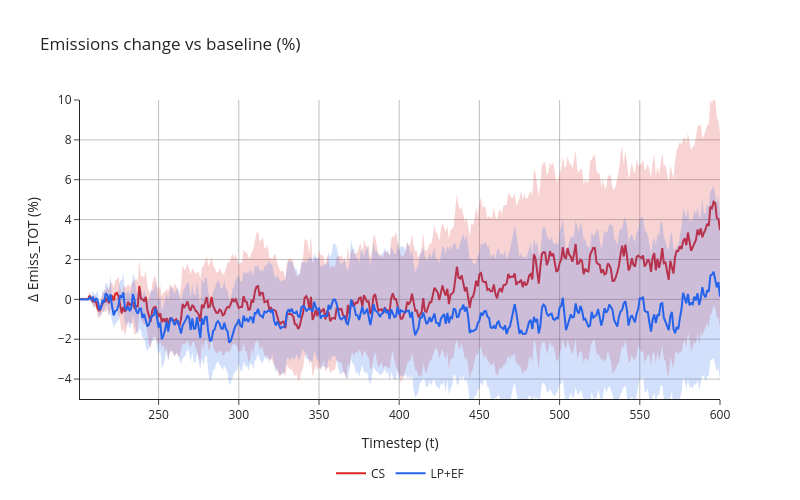

Here is the notebook cell this chart was saved with:
### Code cell
def build_emissions_change_figure(
    scenario_results,
    scenarios,
    baseline,
    line_colors,
    band_colors,
    t_min=200,
    title='Emissions change vs baseline (%)',
):
    fig = go.Figure()

    for scenario in scenarios:
        sc_df = scenario_results[scenario].loc[
            scenario_results[scenario]['region'] == 'macro', ['t', 'run', 'Emiss_TOT']
        ]
        bl_df = scenario_results[baseline].loc[
            scenario_results[baseline]['region'] == 'macro', ['t', 'run', 'Emiss_TOT']
        ]

        paired = sc_df.merge(bl_df, on=['t', 'run'], suffixes=('_sc', '_bl'))
        paired['diff_pct'] = (
            (paired['Emiss_TOT_bl'] - paired['Emiss_TOT_sc'])
            / paired['Emiss_TOT_sc'].abs()
            * 100
        )
        paired = paired[paired['t'] > t_min]

        diff_by_t = paired.groupby('t')['diff_pct']
        mean_diff = diff_by_t.mean()
        n = diff_by_t.count().replace(0, np.nan)
        std_diff = diff_by_t.std(ddof=1)
        ci95 = 1.96 * std_diff / np.sqrt(n)

        x = mean_diff.index.to_numpy()
        upper = (mean_diff + ci95).to_numpy()
        lower = (mean_diff - ci95).to_numpy()

        if scenario.endswith('2'):
            name = 'CS'
        elif scenario.endswith('3'):
            name = 'LP+EF'
        fig.add_trace(go.Scatter(
            x=x,
            y=mean_diff.to_numpy(),
            mode='lines',
            name=name,
            line=dict(color=line_colors[scenario], width=2),
        ))

        fig.add_trace(go.Scatter(
            x=np.concatenate([x, x[::-1]]),
            y=np.concatenate([upper, lower[::-1]]),
            fill='toself',
            fillcolor=band_colors[scenario],
            line=dict(width=0),
            hoverinfo='skip',
            showlegend=False,
            name=f'{scenario} 95% CI',
        ))

    fig.update_yaxes(range=[-5, 10], )

    fig.update_layout(
        width=800,
        height=500,
        title=title,
        xaxis_title='Timestep (t)',
        yaxis_title='Δ Emiss_TOT (%)',
        hovermode='x',
        plot_bgcolor=BG_COLOR,
        paper_bgcolor=BG_COLOR,
        xaxis=dict(showgrid=True, gridcolor=GRID_COLOR, zeroline=True, zerolinecolor=GRID_COLOR),
        yaxis=dict(showgrid=True, gridcolor=GRID_COLOR, zeroline=True, zerolinecolor=GRID_COLOR),
        template='simple_white',
        legend=dict(
            orientation='h',
            x=0.5,
            xanchor='center',
            y=-0.2,
            yanchor='top',
        ),
        margin=dict(b=90),
    )

    return fig

line_colors = {
    'hrhs_2': 'rgb(220, 38, 38)',
    'hrhs_3': 'rgb(37, 99, 235)',
}
band_colors = {
    'hrhs_2': 'rgba(220, 38, 38, 0.2)',
    'hrhs_3': 'rgba(37, 99, 235, 0.2)',
}

fig = build_emissions_change_figure(
    scenario_results=scenario_results,
    scenarios=['hrhs_2', 'hrhs_3'],
    baseline='hrhs_1',
    line_colors=line_colors,
    band_colors=band_colors,
    t_min=200,
    title='Emissions change vs baseline (%)',
)

fig.write_image(f"../figures/verification/Emissions_hrhs.pdf", scale=1)
fig.show()

### Figure 1 — Plotly figure (JSON) as saved in the notebook; plotly's stock layout.template omitted (floating-point values rounded to 4 significant figures; data arrays with more than 128 entries replaced by an {"elided": "..."} marker saying what was removed)
{"data": [{"line": {"color": "rgb(220, 38, 38)", "width": 2}, "mode": "lines", "name": "CS", "type": "scatter", "x": {"elided": "400 int values"}, "y": {"elided": "400 float values"}}, {"fill": "toself", "fillcolor": "rgba(220, 38, 38, 0.2)", "hoverinfo": "skip", "line": {"width": 0}, "name": "hrhs_2 95% CI", "showlegend": false, "type": "scatter", "x": {"elided": "800 int values"}, "y": {"elided": "800 float values"}}, {"line": {"color": "rgb(37, 99, 235)", "width": 2}, "mode": "lines", "name": "LP+EF", "type": "scatter", "x": {"elided": "400 int values"}, "y": {"elided": "400 float values"}}, {"fill": "toself", "fillcolor": "rgba(37, 99, 235, 0.2)", "hoverinfo": "skip", "line": {"width": 0}, "name": "hrhs_3 95% CI", "showlegend": false, "type": "scatter", "x": {"elided": "800 int values"}, "y": {"elided": "800 float values"}}], "layout": {"height": 500, "hovermode": "x", "legend": {"orientation": "h", "x": 0.5, "xanchor": "center", "y": -0.2, "yanchor": "top"}, "margin": {"b": 90}, "paper_bgcolor": "white", "plot_bgcolor": "white", "title": {"text": "Emissions change vs baseline (%)"}, "width": 800, "xaxis": {"gridcolor": "rgba(128, 128, 128, 0.5)", "showgrid": true, "title": {"text": "Timestep (t)"}, "zeroline": true, "zerolinecolor": "rgba(128, 128, 128, 0.5)"}, "yaxis": {"gridcolor": "rgba(128, 128, 128, 0.5)", "range": [-5, 10], "showgrid": true, "title": {"text": "Δ Emiss_TOT (%)"}, "zeroline": true, "zerolinecolor": "rgba(128, 128, 128, 0.5)"}}}
